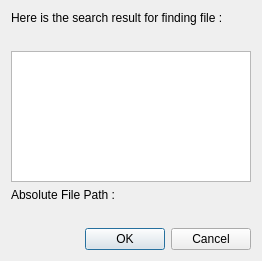
<ui version="4.0" >
 <class>UIXUPFindFiles</class>
 <widget class="QDialog" name="UIXUPFindFiles" >
  <property name="geometry" >
   <rect>
    <x>0</x>
    <y>0</y>
    <width>262</width>
    <height>261</height>
   </rect>
  </property>
  <property name="windowTitle" >
   <string>Choose a file to open</string>
  </property>
  <layout class="QVBoxLayout" name="verticalLayout" >
   <item>
    <widget class="QLabel" name="lTitleTop" >
     <property name="text" >
      <string>Here is the search result for finding file :</string>
     </property>
    </widget>
   </item>
   <item>
    <widget class="QLabel" name="lFindFile" >
     <property name="palette" >
      <palette>
       <active>
        <colorrole role="WindowText" >
         <brush brushstyle="SolidPattern" >
          <color alpha="255" >
           <red>255</red>
           <green>0</green>
           <blue>0</blue>
          </color>
         </brush>
        </colorrole>
       </active>
       <inactive>
        <colorrole role="WindowText" >
         <brush brushstyle="SolidPattern" >
          <color alpha="255" >
           <red>255</red>
           <green>0</green>
           <blue>0</blue>
          </color>
         </brush>
        </colorrole>
       </inactive>
       <disabled>
        <colorrole role="WindowText" >
         <brush brushstyle="SolidPattern" >
          <color alpha="255" >
           <red>146</red>
           <green>145</green>
           <blue>144</blue>
          </color>
         </brush>
        </colorrole>
       </disabled>
      </palette>
     </property>
     <property name="wordWrap" >
      <bool>true</bool>
     </property>
     <property name="textInteractionFlags" >
      <set>Qt::LinksAccessibleByMouse|Qt::TextSelectableByMouse</set>
     </property>
    </widget>
   </item>
   <item>
    <widget class="QListWidget" name="lwFiles" />
   </item>
   <item>
    <widget class="QLabel" name="lTitleBottom" >
     <property name="text" >
      <string>Absolute File Path :</string>
     </property>
    </widget>
   </item>
   <item>
    <widget class="QLabel" name="lAbsoluteFilePath" >
     <property name="palette" >
      <palette>
       <active>
        <colorrole role="WindowText" >
         <brush brushstyle="SolidPattern" >
          <color alpha="255" >
           <red>255</red>
           <green>0</green>
           <blue>0</blue>
          </color>
         </brush>
        </colorrole>
       </active>
       <inactive>
        <colorrole role="WindowText" >
         <brush brushstyle="SolidPattern" >
          <color alpha="255" >
           <red>255</red>
           <green>0</green>
           <blue>0</blue>
          </color>
         </brush>
        </colorrole>
       </inactive>
       <disabled>
        <colorrole role="WindowText" >
         <brush brushstyle="SolidPattern" >
          <color alpha="255" >
           <red>146</red>
           <green>145</green>
           <blue>144</blue>
          </color>
         </brush>
        </colorrole>
       </disabled>
      </palette>
     </property>
     <property name="wordWrap" >
      <bool>true</bool>
     </property>
     <property name="textInteractionFlags" >
      <set>Qt::LinksAccessibleByMouse|Qt::TextSelectableByMouse</set>
     </property>
    </widget>
   </item>
   <item>
    <widget class="QDialogButtonBox" name="dbbButtons" >
     <property name="standardButtons" >
      <set>QDialogButtonBox::Cancel|QDialogButtonBox::Ok</set>
     </property>
    </widget>
   </item>
  </layout>
 </widget>
 <resources/>
 <connections>
  <connection>
   <sender>dbbButtons</sender>
   <signal>accepted()</signal>
   <receiver>UIXUPFindFiles</receiver>
   <slot>accept()</slot>
   <hints>
    <hint type="sourcelabel" >
     <x>239</x>
     <y>244</y>
    </hint>
    <hint type="destinationlabel" >
     <x>245</x>
     <y>284</y>
    </hint>
   </hints>
  </connection>
  <connection>
   <sender>dbbButtons</sender>
   <signal>rejected()</signal>
   <receiver>UIXUPFindFiles</receiver>
   <slot>reject()</slot>
   <hints>
    <hint type="sourcelabel" >
     <x>172</x>
     <y>239</y>
    </hint>
    <hint type="destinationlabel" >
     <x>183</x>
     <y>316</y>
    </hint>
   </hints>
  </connection>
 </connections>
</ui>
